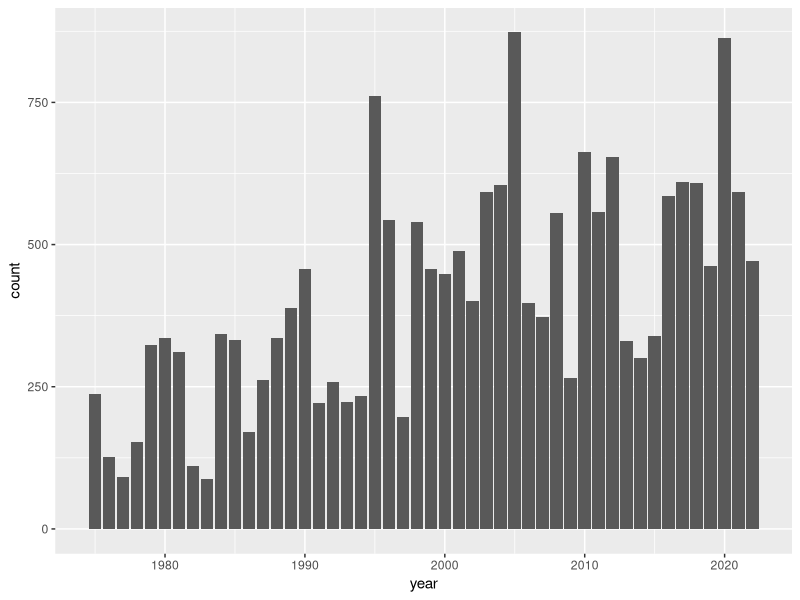
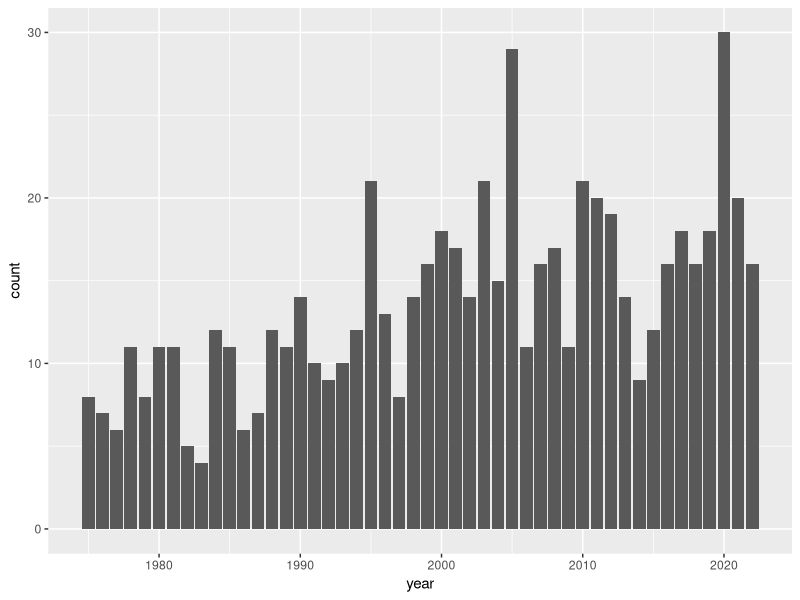

The R source for these figures, in order:
## ---- chunk 1
library(dplyr)
library(ggplot2)
## ---- chunk 2
storms75 <- filter(storms, year == 1975)
storms75
## ---- chunk 3
knitr::include_graphics("https://www.gastonsanchez.com/intro2cwd/images/eda/dplyr-group-by.svg")
## ---- chunk 4
summarise(
  group_by(storms75, name),
  avg_wind = mean(wind),
  avg_pressure = mean(pressure)
)
## ---- chunk 5
avg_wind_pressure_75 <- summarise(
  group_by(storms75, name),
  avg_wind = mean(wind),
  avg_pressure = mean(pressure)
)

avg_wind_pressure_75
## ---- chunk 6
knitr::include_graphics("https://www.gastonsanchez.com/intro2cwd/images/eda/dplyr-arrange.svg")
## ---- chunk 7
arrange(avg_wind_pressure_75, avg_wind)
## ---- chunk 8
arrange(avg_wind_pressure_75, avg_pressure)
## ---- chunk 9
arrange(avg_wind_pressure_75, desc(avg_wind))
## ---- chunk 10
amy75 <- filter(storms75, name == "Amy")
amy75
## ---- chunk 11
# which are the `status` categories for Amy?
distinct(amy75, status)
## ---- chunk 12
# during which months was Amy active?
distinct(amy75, month)
## ---- chunk 13
# for how many days was Amy active?
count(distinct(amy75, day))
## ---- chunk 14
# summary statistics for wind
summary(select(amy75, wind))
## ---- chunk 15
# summary statistics for pressure
summary(select(amy75, pressure))
## ---- chunk 16
ggplot(data = storms) + 
  geom_bar(aes(x = year))
## ---- chunk 17
select(storms, year, name)
## ---- chunk 18
group_by(select(storms, year, name), year)
## ---- chunk 19
distinct(group_by(select(storms, year, name), year))
## ---- chunk 20
storms_year_name <- distinct(group_by(select(storms, year, name), year))
## ---- chunk 21
count(storms_year_name, year)
## ---- chunk 22
storms_per_year <- count(
  distinct(
    group_by(
      select(storms, year, name), 
      year)
    )
  )

storms_per_year
## ---- chunk 23
ggplot(data = storms_year_name) + 
  geom_bar(aes(x = year))
## ---- chunk 24
arrange(storms_per_year, desc(n))
